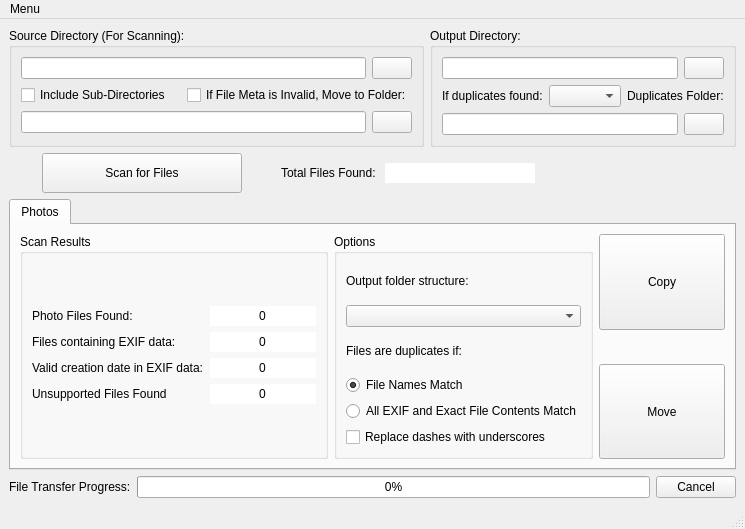
<?xml version="1.0" encoding="UTF-8"?>
<ui version="4.0">
 <class>MetaMoverMainWindow</class>
 <widget class="QMainWindow" name="MetaMoverMainWindow">
  <property name="geometry">
   <rect>
    <x>0</x>
    <y>0</y>
    <width>745</width>
    <height>529</height>
   </rect>
  </property>
  <property name="windowTitle">
   <string>MetaMover</string>
  </property>
  <property name="windowIcon">
   <iconset resource="resources.qrc">
    <normaloff>:/icons/media/MetaMoverIcon_White.png</normaloff>:/icons/media/MetaMoverIcon_White.png</iconset>
  </property>
  <widget class="QWidget" name="centralwidget">
   <layout class="QGridLayout" name="gridLayout_8">
    <item row="0" column="0">
     <layout class="QVBoxLayout" name="verticalLayout">
      <item>
       <layout class="QGridLayout" name="gridLayout_3">
        <item row="0" column="0">
         <widget class="QGroupBox" name="groupBox">
          <property name="title">
           <string>Source Directory (For Scanning):</string>
          </property>
          <layout class="QGridLayout" name="gridLayout_2">
           <item row="0" column="0">
            <layout class="QHBoxLayout" name="horizontalLayout_3">
             <item>
              <widget class="QLineEdit" name="lineEditSourceDir"/>
             </item>
             <item>
              <widget class="QPushButton" name="pushButtonBrowseSource">
               <property name="text">
                <string/>
               </property>
               <property name="icon">
                <iconset resource="resources.qrc">
                 <normaloff>:/icons/media/folder64.png</normaloff>:/icons/media/folder64.png</iconset>
               </property>
              </widget>
             </item>
            </layout>
           </item>
           <item row="1" column="0">
            <layout class="QHBoxLayout" name="horizontalLayout_5">
             <item>
              <widget class="QCheckBox" name="checkBoxIncludeSubDir">
               <property name="text">
                <string>Include Sub-Directories</string>
               </property>
              </widget>
             </item>
             <item>
              <spacer name="horizontalSpacer">
               <property name="orientation">
                <enum>Qt::Horizontal</enum>
               </property>
               <property name="sizeHint" stdset="0">
                <size>
                 <width>40</width>
                 <height>20</height>
                </size>
               </property>
              </spacer>
             </item>
             <item>
              <widget class="QCheckBox" name="checkBoxInvalidMetaMove">
               <property name="text">
                <string>If File Meta is Invalid, Move to Folder:</string>
               </property>
              </widget>
             </item>
            </layout>
           </item>
           <item row="2" column="0">
            <layout class="QHBoxLayout" name="horizontalLayout_6">
             <item>
              <widget class="QLineEdit" name="lineEditInvalidMetaDir"/>
             </item>
             <item>
              <widget class="QPushButton" name="pushButtonBrowseInvalidMetaDir">
               <property name="text">
                <string/>
               </property>
               <property name="icon">
                <iconset resource="resources.qrc">
                 <normaloff>:/icons/media/folder64.png</normaloff>:/icons/media/folder64.png</iconset>
               </property>
              </widget>
             </item>
            </layout>
           </item>
          </layout>
         </widget>
        </item>
        <item row="0" column="1">
         <widget class="QGroupBox" name="groupBox_2">
          <property name="title">
           <string>Output Directory:</string>
          </property>
          <layout class="QGridLayout" name="gridLayout">
           <item row="0" column="0">
            <layout class="QHBoxLayout" name="horizontalLayout_2">
             <item>
              <widget class="QLineEdit" name="lineEditOutputDirectory"/>
             </item>
             <item>
              <widget class="QPushButton" name="pushButtonBrowseOutput">
               <property name="text">
                <string/>
               </property>
               <property name="icon">
                <iconset resource="resources.qrc">
                 <normaloff>:/icons/media/folder64.png</normaloff>:/icons/media/folder64.png</iconset>
               </property>
              </widget>
             </item>
            </layout>
           </item>
           <item row="1" column="0">
            <layout class="QHBoxLayout" name="horizontalLayout">
             <item>
              <widget class="QLabel" name="labelDuplicateSelection">
               <property name="sizePolicy">
                <sizepolicy hsizetype="Minimum" vsizetype="Preferred">
                 <horstretch>0</horstretch>
                 <verstretch>0</verstretch>
                </sizepolicy>
               </property>
               <property name="text">
                <string>If duplicates found:</string>
               </property>
              </widget>
             </item>
             <item>
              <widget class="QComboBox" name="comboBoxDuplicateSelection">
               <property name="sizePolicy">
                <sizepolicy hsizetype="MinimumExpanding" vsizetype="Fixed">
                 <horstretch>0</horstretch>
                 <verstretch>0</verstretch>
                </sizepolicy>
               </property>
              </widget>
             </item>
             <item>
              <widget class="QLabel" name="labelDuplicatesDir">
               <property name="text">
                <string>Duplicates Folder:</string>
               </property>
              </widget>
             </item>
            </layout>
           </item>
           <item row="2" column="0">
            <layout class="QHBoxLayout" name="horizontalLayout_4">
             <item>
              <widget class="QLineEdit" name="lineEditDuplicatesDir"/>
             </item>
             <item>
              <widget class="QPushButton" name="pushButtonDuplicatesDirBrowse">
               <property name="text">
                <string/>
               </property>
               <property name="icon">
                <iconset resource="resources.qrc">
                 <normaloff>:/icons/media/folder64.png</normaloff>:/icons/media/folder64.png</iconset>
               </property>
              </widget>
             </item>
            </layout>
           </item>
          </layout>
         </widget>
        </item>
        <item row="1" column="0" colspan="2">
         <layout class="QHBoxLayout" name="horizontalLayout_7">
          <item>
           <spacer name="horizontalSpacer_2">
            <property name="orientation">
             <enum>Qt::Horizontal</enum>
            </property>
            <property name="sizeHint" stdset="0">
             <size>
              <width>40</width>
              <height>20</height>
             </size>
            </property>
           </spacer>
          </item>
          <item>
           <widget class="QPushButton" name="pushButtonScan">
            <property name="sizePolicy">
             <sizepolicy hsizetype="Minimum" vsizetype="Preferred">
              <horstretch>0</horstretch>
              <verstretch>0</verstretch>
             </sizepolicy>
            </property>
            <property name="minimumSize">
             <size>
              <width>200</width>
              <height>40</height>
             </size>
            </property>
            <property name="text">
             <string>Scan for Files</string>
            </property>
            <property name="icon">
             <iconset resource="resources.qrc">
              <normaloff>:/icons/media/search.png</normaloff>:/icons/media/search.png</iconset>
            </property>
           </widget>
          </item>
          <item>
           <spacer name="horizontalSpacer_5">
            <property name="orientation">
             <enum>Qt::Horizontal</enum>
            </property>
            <property name="sizeHint" stdset="0">
             <size>
              <width>40</width>
              <height>20</height>
             </size>
            </property>
           </spacer>
          </item>
          <item>
           <widget class="QLabel" name="label_2">
            <property name="text">
             <string>Total Files Found: </string>
            </property>
           </widget>
          </item>
          <item>
           <widget class="QLineEdit" name="lineEditFilesFound">
            <property name="minimumSize">
             <size>
              <width>150</width>
              <height>0</height>
             </size>
            </property>
            <property name="frame">
             <bool>false</bool>
            </property>
            <property name="readOnly">
             <bool>true</bool>
            </property>
           </widget>
          </item>
          <item>
           <spacer name="horizontalSpacer_3">
            <property name="orientation">
             <enum>Qt::Horizontal</enum>
            </property>
            <property name="sizeType">
             <enum>QSizePolicy::Preferred</enum>
            </property>
            <property name="sizeHint" stdset="0">
             <size>
              <width>208</width>
              <height>20</height>
             </size>
            </property>
           </spacer>
          </item>
         </layout>
        </item>
       </layout>
      </item>
      <item>
       <widget class="QTabWidget" name="tabWidgetMoveSettings">
        <property name="sizePolicy">
         <sizepolicy hsizetype="Preferred" vsizetype="Expanding">
          <horstretch>0</horstretch>
          <verstretch>0</verstretch>
         </sizepolicy>
        </property>
        <property name="currentIndex">
         <number>0</number>
        </property>
        <widget class="QWidget" name="tabPhotos">
         <attribute name="title">
          <string>Photos</string>
         </attribute>
         <layout class="QGridLayout" name="gridLayout_5">
          <item row="0" column="0">
           <widget class="QGroupBox" name="groupBoxPhotoScanResults">
            <property name="title">
             <string>Scan Results</string>
            </property>
            <layout class="QGridLayout" name="gridLayout_7">
             <item row="0" column="0">
              <layout class="QGridLayout" name="gridLayout_4">
               <item row="1" column="0">
                <widget class="QLabel" name="labelPhotoHasEXIFData">
                 <property name="text">
                  <string>Files containing EXIF data:</string>
                 </property>
                </widget>
               </item>
               <item row="2" column="0">
                <widget class="QLabel" name="labelPhotoHasEXIFDataWDate">
                 <property name="text">
                  <string>Valid creation date in EXIF data:</string>
                 </property>
                </widget>
               </item>
               <item row="0" column="1">
                <widget class="QLineEdit" name="lineEditPhotoFilesFound">
                 <property name="sizePolicy">
                  <sizepolicy hsizetype="Preferred" vsizetype="Fixed">
                   <horstretch>0</horstretch>
                   <verstretch>0</verstretch>
                  </sizepolicy>
                 </property>
                 <property name="text">
                  <string>0</string>
                 </property>
                 <property name="frame">
                  <bool>false</bool>
                 </property>
                 <property name="alignment">
                  <set>Qt::AlignCenter</set>
                 </property>
                 <property name="readOnly">
                  <bool>true</bool>
                 </property>
                </widget>
               </item>
               <item row="2" column="1">
                <widget class="QLineEdit" name="lineEditPhotoHasEXIFDataWDate">
                 <property name="sizePolicy">
                  <sizepolicy hsizetype="Preferred" vsizetype="Fixed">
                   <horstretch>0</horstretch>
                   <verstretch>0</verstretch>
                  </sizepolicy>
                 </property>
                 <property name="text">
                  <string>0</string>
                 </property>
                 <property name="frame">
                  <bool>false</bool>
                 </property>
                 <property name="alignment">
                  <set>Qt::AlignCenter</set>
                 </property>
                 <property name="readOnly">
                  <bool>true</bool>
                 </property>
                </widget>
               </item>
               <item row="3" column="1">
                <widget class="QLineEdit" name="lineEditPhotoHasEXIFDataNoDate">
                 <property name="sizePolicy">
                  <sizepolicy hsizetype="Preferred" vsizetype="Fixed">
                   <horstretch>0</horstretch>
                   <verstretch>0</verstretch>
                  </sizepolicy>
                 </property>
                 <property name="text">
                  <string>0</string>
                 </property>
                 <property name="frame">
                  <bool>false</bool>
                 </property>
                 <property name="alignment">
                  <set>Qt::AlignCenter</set>
                 </property>
                 <property name="readOnly">
                  <bool>true</bool>
                 </property>
                </widget>
               </item>
               <item row="1" column="1">
                <widget class="QLineEdit" name="lineEditPhotoHadEXIFData">
                 <property name="sizePolicy">
                  <sizepolicy hsizetype="Preferred" vsizetype="Fixed">
                   <horstretch>0</horstretch>
                   <verstretch>0</verstretch>
                  </sizepolicy>
                 </property>
                 <property name="text">
                  <string>0</string>
                 </property>
                 <property name="frame">
                  <bool>false</bool>
                 </property>
                 <property name="alignment">
                  <set>Qt::AlignCenter</set>
                 </property>
                 <property name="readOnly">
                  <bool>true</bool>
                 </property>
                </widget>
               </item>
               <item row="0" column="0">
                <widget class="QLabel" name="labelPhotoFilesFound">
                 <property name="text">
                  <string>Photo Files Found:</string>
                 </property>
                </widget>
               </item>
               <item row="3" column="0">
                <widget class="QLabel" name="labelPhotoUnsupportedFiles">
                 <property name="text">
                  <string>Unsupported Files Found</string>
                 </property>
                </widget>
               </item>
              </layout>
             </item>
            </layout>
           </widget>
          </item>
          <item row="0" column="1">
           <widget class="QGroupBox" name="groupBoxPhotoOptions">
            <property name="sizePolicy">
             <sizepolicy hsizetype="Preferred" vsizetype="Preferred">
              <horstretch>0</horstretch>
              <verstretch>0</verstretch>
             </sizepolicy>
            </property>
            <property name="minimumSize">
             <size>
              <width>240</width>
              <height>0</height>
             </size>
            </property>
            <property name="title">
             <string>Options</string>
            </property>
            <layout class="QGridLayout" name="gridLayout_9">
             <item row="2" column="1">
              <widget class="QLabel" name="labelPhotoDuplicateIdentitySetting">
               <property name="text">
                <string>Files are duplicates if:</string>
               </property>
              </widget>
             </item>
             <item row="3" column="1">
              <widget class="QRadioButton" name="radioButtonPhotosDupeSettingFileNameMatch">
               <property name="text">
                <string>File Names Match</string>
               </property>
               <property name="checked">
                <bool>true</bool>
               </property>
              </widget>
             </item>
             <item row="1" column="1">
              <widget class="QComboBox" name="comboBoxPhotoOutputFolderStructure">
               <property name="sizePolicy">
                <sizepolicy hsizetype="Preferred" vsizetype="Fixed">
                 <horstretch>0</horstretch>
                 <verstretch>0</verstretch>
                </sizepolicy>
               </property>
              </widget>
             </item>
             <item row="4" column="1">
              <widget class="QRadioButton" name="radioButtonPhotosDupeSettingEXIFAndFileNameMatch">
               <property name="text">
                <string>All EXIF and Exact File Contents Match</string>
               </property>
              </widget>
             </item>
             <item row="0" column="1">
              <widget class="QLabel" name="labelPhotoOutputFolderStructure">
               <property name="text">
                <string>Output folder structure:</string>
               </property>
              </widget>
             </item>
             <item row="7" column="1">
              <widget class="QCheckBox" name="checkBoxPhotoReplaceDashesWithUnderScores">
               <property name="text">
                <string>Replace dashes with underscores</string>
               </property>
              </widget>
             </item>
            </layout>
           </widget>
          </item>
          <item row="0" column="2">
           <layout class="QVBoxLayout" name="verticalLayout_2">
            <item>
             <widget class="QPushButton" name="pushButtonPhotoCopy">
              <property name="sizePolicy">
               <sizepolicy hsizetype="Preferred" vsizetype="Preferred">
                <horstretch>0</horstretch>
                <verstretch>0</verstretch>
               </sizepolicy>
              </property>
              <property name="text">
               <string>Copy</string>
              </property>
             </widget>
            </item>
            <item>
             <spacer name="horizontalSpacer_4">
              <property name="orientation">
               <enum>Qt::Horizontal</enum>
              </property>
              <property name="sizeHint" stdset="0">
               <size>
                <width>88</width>
                <height>28</height>
               </size>
              </property>
             </spacer>
            </item>
            <item>
             <widget class="QPushButton" name="pushButtonPhotoMove">
              <property name="sizePolicy">
               <sizepolicy hsizetype="Preferred" vsizetype="Preferred">
                <horstretch>0</horstretch>
                <verstretch>0</verstretch>
               </sizepolicy>
              </property>
              <property name="text">
               <string>Move</string>
              </property>
             </widget>
            </item>
           </layout>
          </item>
         </layout>
        </widget>
       </widget>
      </item>
     </layout>
    </item>
    <item row="1" column="0">
     <layout class="QHBoxLayout" name="horizontalLayout_10">
      <item>
       <widget class="QLabel" name="label">
        <property name="text">
         <string>File Transfer Progress:</string>
        </property>
       </widget>
      </item>
      <item>
       <widget class="QProgressBar" name="progressBarFileProgress">
        <property name="value">
         <number>0</number>
        </property>
       </widget>
      </item>
      <item>
       <widget class="QPushButton" name="pushButtonCancel">
        <property name="text">
         <string>Cancel</string>
        </property>
       </widget>
      </item>
     </layout>
    </item>
   </layout>
  </widget>
  <widget class="QMenuBar" name="menubar">
   <property name="geometry">
    <rect>
     <x>0</x>
     <y>0</y>
     <width>745</width>
     <height>17</height>
    </rect>
   </property>
   <widget class="QMenu" name="menuMenu">
    <property name="title">
     <string>Menu</string>
    </property>
    <addaction name="actionExit"/>
    <addaction name="actionAbout"/>
   </widget>
   <addaction name="menuMenu"/>
  </widget>
  <widget class="QStatusBar" name="statusbar"/>
  <action name="actionExit">
   <property name="text">
    <string>Exit</string>
   </property>
  </action>
  <action name="actionAbout">
   <property name="text">
    <string>About</string>
   </property>
  </action>
 </widget>
 <resources>
  <include location="resources.qrc"/>
 </resources>
 <connections/>
</ui>
